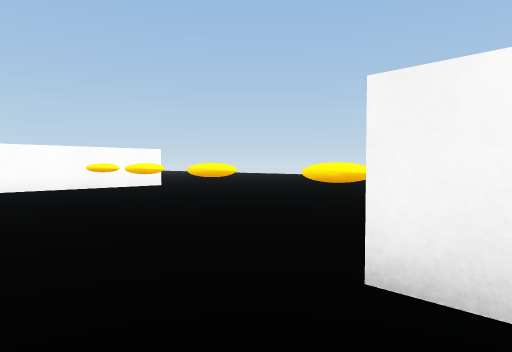
[1] (above)

17 first-person views from a walk through a scene from a Unity 3-D project. The camera is 0.58 m above the floor, tilts 2° down and sees 75° across. Doors are open. The floor is counted in squares, 1 m on a side. Each view is taken from the middle of a square. On the plan, view 1 faces up. The plan holds only what a view shows up to about 9 squares ahead; the rest is blank. The place goes on beyond the plan. The player character is not drawn.

[2]
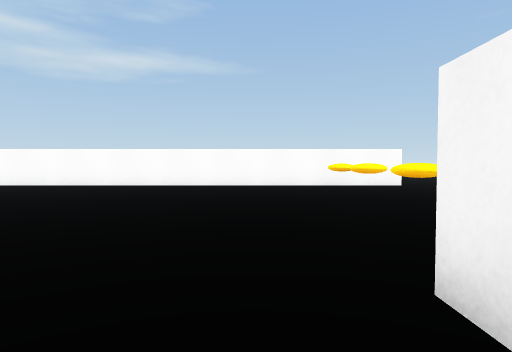

[3]
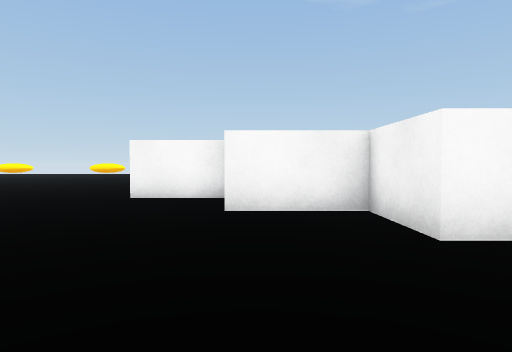

[4]
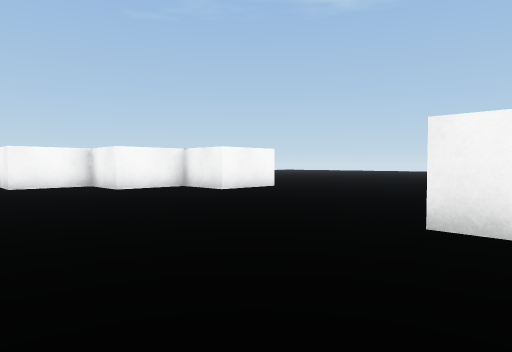

[5]
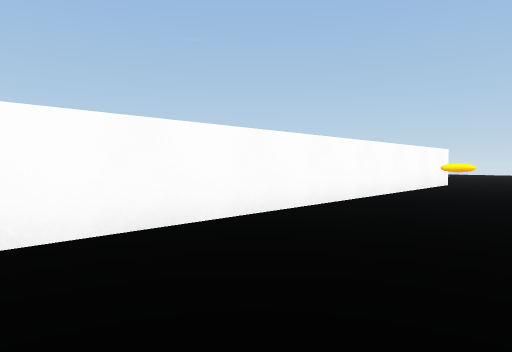

[6]
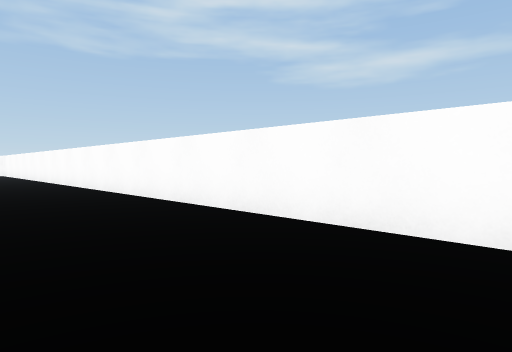

[7]
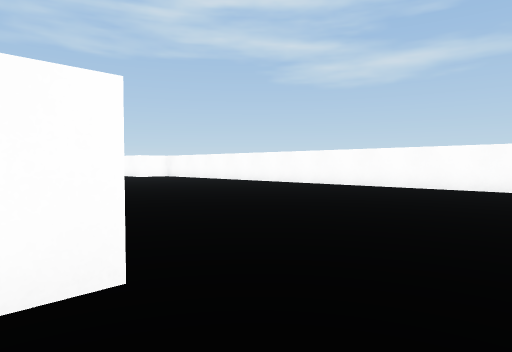

[8]
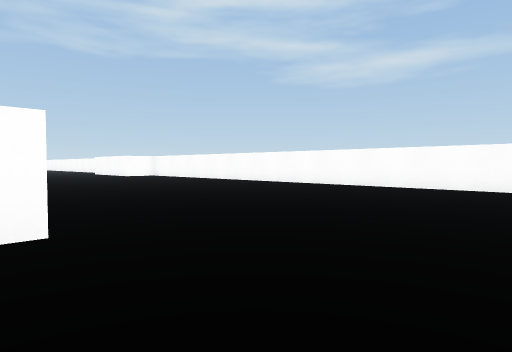

[9]
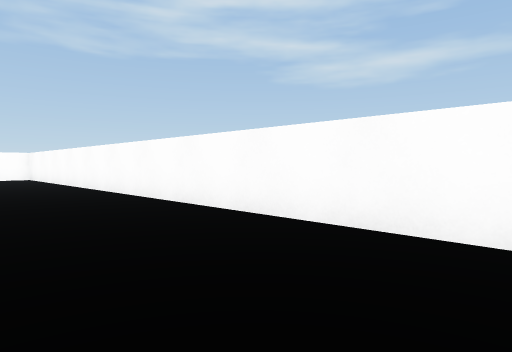

[10]
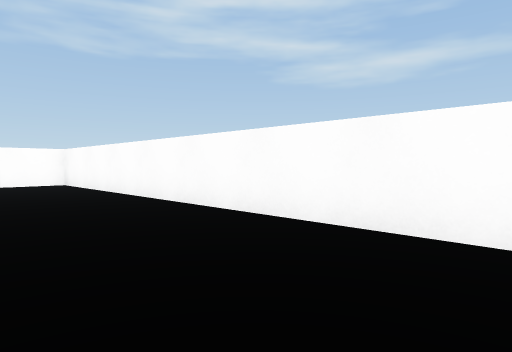

[11]
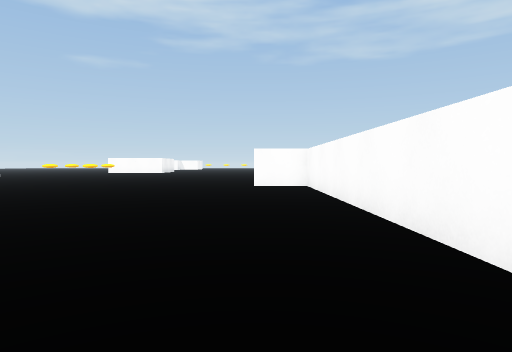

[12]
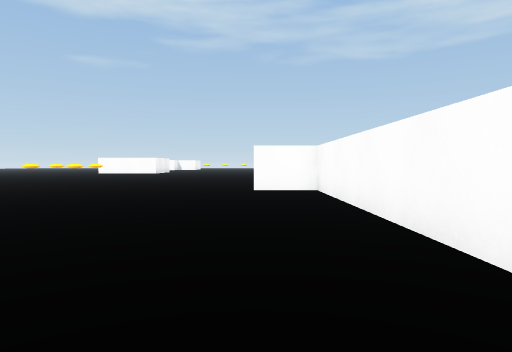

[13]
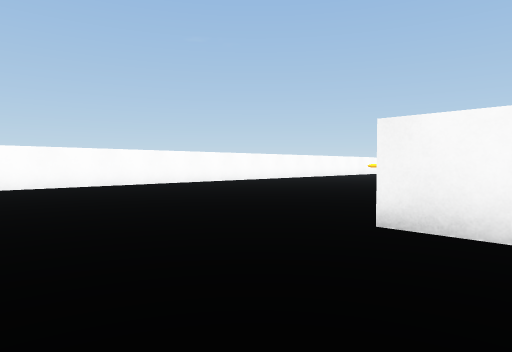

[14]
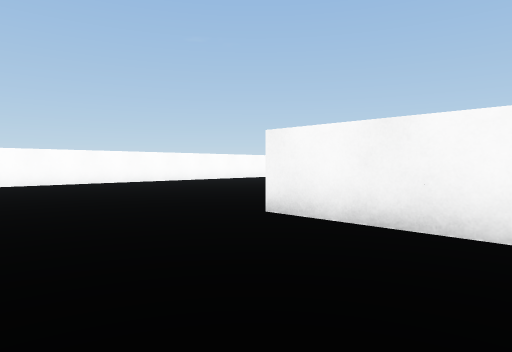

[15]
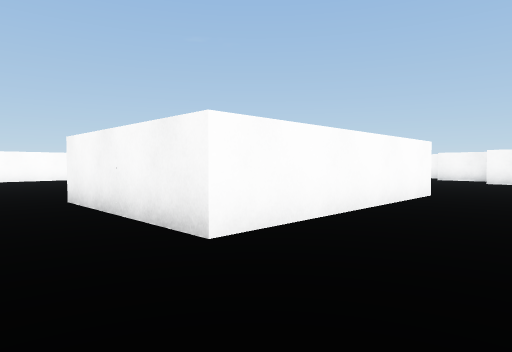

[16]
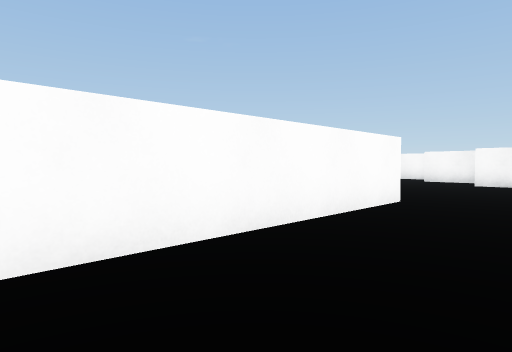

[17]
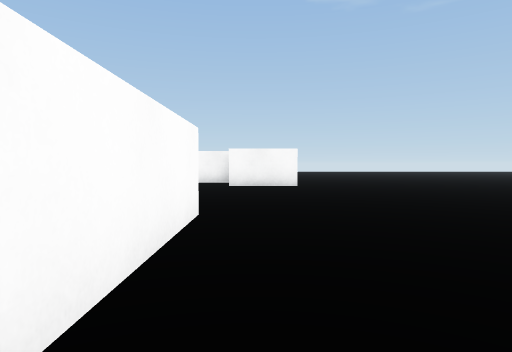

### Floor plan
Key: @ floor where view 1 was taken; # wall or solid block; . floor; ^ raised ledge.
Columns run from 21 left of view 1 to 1 right of it. Each row starts with its distance up from view 1.
  9                  ##....
  8                 ###....
  7                ##......
  6               ##...^...
  5              ##.....^..
  4             ##..... ...
  3            ##.....  ..^
  2           ##......  ..#
  1          ##......   ..#
  0         ##....     ..@.
 -1        ##....      ...#
 -2       ##.......    ....
 -3      ##........     ..#
 -4     ##.........  . ....
 -5    ##.........  .  ....
 -6   ##..........## #.....
 -7  ##..  ......    ##....
 -8 ##...  ......#  ##.. ..
 -9 #.....  ..   ####
-10 #......       ##.
-11  ......    .
-12  ......     .   .
-13  ......        .
-14   .....
-15    ...

Positions as (right, up) in squares from view 1, and headings:
1: (0, 0), facing up
2: (1, 0), facing up-left
3: (-2, -4), facing up-right
4: (-7, -4), facing right
5: (-8, 0), facing up
6: (-5, 3), facing left
7: (-5, -5), facing left
8: (-4, -4), facing left
9: (-9, -1), facing left
10: (-12, -4), facing left
11: (-14, -4), facing down-left
12: (-15, -5), facing down-left
13: (-10, -11), facing up
14: (-9, -12), facing up
15: (-6, -13), facing up
16: (-5, -12), facing up
17: (-5, -10), facing up-right
